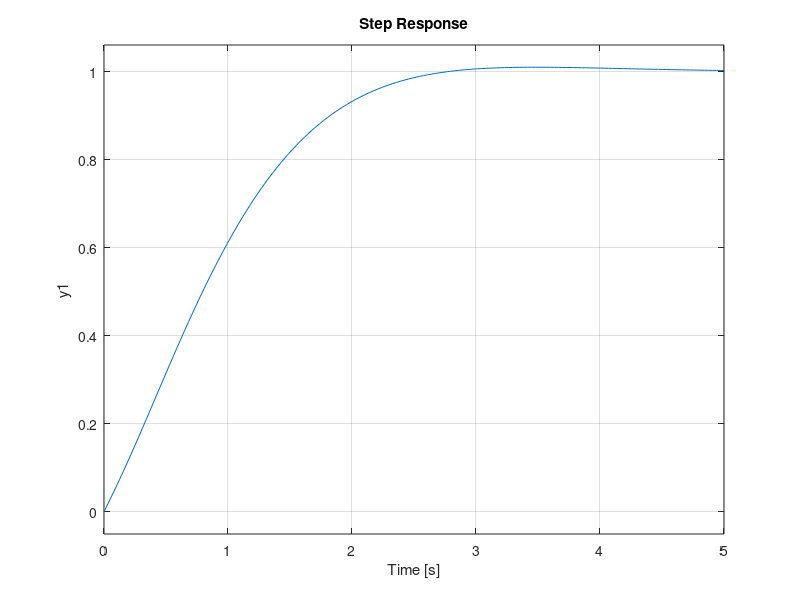

The MATLAB source for this figure: (Note: this script raises an error after producing the figure.)
clc;
clear all;

J = 0.01;
b = 0.1;
K = 0.01;
R = 1;
L = 0.5;

L1 = 0.16; % 0.05
T = 0.64-L1; %0.84-0.05

a = K*L1/T
Kp = 1.2*T/L1
Ti = 2*L1
Td = 0.5*L1

Ki=Kp/Ti
Kd=Kp*Td

num_motor = [K];
den_motor = [J*L J*R+b*L R*b+K*K]

motor = tf(num_motor,den_motor)
C = tf([Kd Kp Ki],[1 0]);
complete = feedback(motor*C,1);

step(complete)
stepinfo(complete)
[y,t]=step(complete);
sserror=(1-y(end))